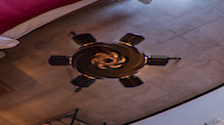
#> input picture ps/tripod.png, 224 x 125 px
$ python test12.py
#> lines starting #> are read from the running program, lines starting #| are printed output that depends on the picture
from skimage import img_as_float
import matplotlib.pyplot as plt
from skimage import io
import random
import numpy as np

file_name='tripod.png';
img=io.imread(file_name)
#> img is the input picture: shape (125, 224, 4); mean R, G, B, A 97.8, 73.6, 76.2, 255

img = img_as_float(img)

img_out = img.copy()

row, col, channel = img.shape
#> row = 125; col = 224; channel = 4

half_patch =10

for i in range(half_patch, row-1-half_patch, half_patch):
    for j in range (half_patch, col-1-half_patch, half_patch):
        k1 = random.random() - 0.5
        k2 = random.random() - 0.5
        m=np.floor(k1*(half_patch*2 + 1))
        n=np.floor(k2*(half_patch*2 + 1))
        h=int((i+m) % row)
        w=int((j+n) % col)

        img_out[i-half_patch:i+half_patch, j-half_patch:j+half_patch, :] =\
                        img[h, w, :]
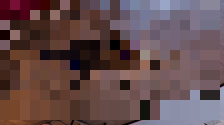
#> img_out: shape (125, 224, 4) float64; mean R, G, B, A 0.387, 0.295, 0.301, 1


plt.figure(1)
plt.imshow(img)
plt.axis('off')

plt.figure(2)
plt.imshow(img_out)
plt.axis('off')

plt.show()
